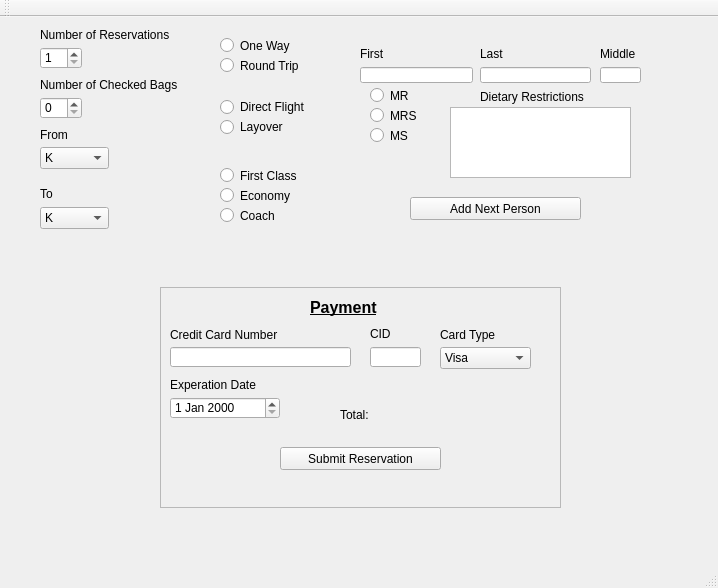
<?xml version="1.0" encoding="UTF-8"?>
<ui version="4.0">
 <class>SecureGuiClass</class>
 <widget class="QMainWindow" name="SecureGuiClass">
  <property name="geometry">
   <rect>
    <x>0</x>
    <y>0</y>
    <width>718</width>
    <height>588</height>
   </rect>
  </property>
  <property name="windowTitle">
   <string>SecureGui</string>
  </property>
  <widget class="QWidget" name="centralWidget">
   <widget class="QLabel" name="label">
    <property name="geometry">
     <rect>
      <x>40</x>
      <y>10</y>
      <width>151</width>
      <height>16</height>
     </rect>
    </property>
    <property name="text">
     <string>Number of Reservations</string>
    </property>
   </widget>
   <widget class="QLabel" name="label_2">
    <property name="geometry">
     <rect>
      <x>40</x>
      <y>60</y>
      <width>161</width>
      <height>16</height>
     </rect>
    </property>
    <property name="text">
     <string>Number of Checked Bags</string>
    </property>
   </widget>
   <widget class="QSpinBox" name="spinBox">
    <property name="geometry">
     <rect>
      <x>40</x>
      <y>30</y>
      <width>42</width>
      <height>22</height>
     </rect>
    </property>
    <property name="minimum">
     <number>1</number>
    </property>
   </widget>
   <widget class="QSpinBox" name="spinBox_2">
    <property name="geometry">
     <rect>
      <x>40</x>
      <y>80</y>
      <width>42</width>
      <height>22</height>
     </rect>
    </property>
    <property name="minimum">
     <number>0</number>
    </property>
    <property name="maximum">
     <number>6</number>
    </property>
   </widget>
   <widget class="QRadioButton" name="firstRadioButton">
    <property name="geometry">
     <rect>
      <x>220</x>
      <y>150</y>
      <width>101</width>
      <height>17</height>
     </rect>
    </property>
    <property name="text">
     <string>First Class</string>
    </property>
   </widget>
   <widget class="QRadioButton" name="economyRadioButton">
    <property name="geometry">
     <rect>
      <x>220</x>
      <y>170</y>
      <width>81</width>
      <height>17</height>
     </rect>
    </property>
    <property name="text">
     <string>Economy</string>
    </property>
   </widget>
   <widget class="QRadioButton" name="coachRadioButton">
    <property name="geometry">
     <rect>
      <x>220</x>
      <y>190</y>
      <width>70</width>
      <height>17</height>
     </rect>
    </property>
    <property name="text">
     <string>Coach</string>
    </property>
   </widget>
   <widget class="QLabel" name="label_3">
    <property name="geometry">
     <rect>
      <x>40</x>
      <y>110</y>
      <width>101</width>
      <height>16</height>
     </rect>
    </property>
    <property name="text">
     <string>From</string>
    </property>
   </widget>
   <widget class="QWidget" name="widget" native="true">
    <property name="geometry">
     <rect>
      <x>360</x>
      <y>20</y>
      <width>291</width>
      <height>231</height>
     </rect>
    </property>
    <widget class="QLabel" name="label_5">
     <property name="geometry">
      <rect>
       <x>0</x>
       <y>10</y>
       <width>47</width>
       <height>13</height>
      </rect>
     </property>
     <property name="text">
      <string>First</string>
     </property>
    </widget>
    <widget class="QLineEdit" name="lineEdit">
     <property name="geometry">
      <rect>
       <x>0</x>
       <y>30</y>
       <width>113</width>
       <height>16</height>
      </rect>
     </property>
     <property name="maxLength">
      <number>20</number>
     </property>
    </widget>
    <widget class="QLabel" name="label_6">
     <property name="geometry">
      <rect>
       <x>120</x>
       <y>10</y>
       <width>47</width>
       <height>13</height>
      </rect>
     </property>
     <property name="text">
      <string>Last</string>
     </property>
    </widget>
    <widget class="QLineEdit" name="lineEdit_2">
     <property name="geometry">
      <rect>
       <x>120</x>
       <y>30</y>
       <width>111</width>
       <height>16</height>
      </rect>
     </property>
     <property name="maxLength">
      <number>20</number>
     </property>
    </widget>
    <widget class="QLabel" name="label_7">
     <property name="geometry">
      <rect>
       <x>240</x>
       <y>10</y>
       <width>47</width>
       <height>13</height>
      </rect>
     </property>
     <property name="text">
      <string>Middle</string>
     </property>
    </widget>
    <widget class="QLineEdit" name="lineEdit_3">
     <property name="geometry">
      <rect>
       <x>240</x>
       <y>30</y>
       <width>41</width>
       <height>16</height>
      </rect>
     </property>
     <property name="maxLength">
      <number>1</number>
     </property>
    </widget>
    <widget class="QRadioButton" name="radioButton_3">
     <property name="geometry">
      <rect>
       <x>10</x>
       <y>50</y>
       <width>82</width>
       <height>17</height>
      </rect>
     </property>
     <property name="text">
      <string>MR</string>
     </property>
    </widget>
    <widget class="QRadioButton" name="radioButton_4">
     <property name="geometry">
      <rect>
       <x>10</x>
       <y>70</y>
       <width>82</width>
       <height>17</height>
      </rect>
     </property>
     <property name="text">
      <string>MRS</string>
     </property>
    </widget>
    <widget class="QRadioButton" name="radioButton_5">
     <property name="geometry">
      <rect>
       <x>10</x>
       <y>90</y>
       <width>82</width>
       <height>17</height>
      </rect>
     </property>
     <property name="text">
      <string>MS</string>
     </property>
    </widget>
    <widget class="QLabel" name="label_8">
     <property name="geometry">
      <rect>
       <x>120</x>
       <y>50</y>
       <width>141</width>
       <height>20</height>
      </rect>
     </property>
     <property name="text">
      <string>Dietary Restrictions</string>
     </property>
    </widget>
    <widget class="QPlainTextEdit" name="plainTextEdit">
     <property name="geometry">
      <rect>
       <x>90</x>
       <y>70</y>
       <width>181</width>
       <height>71</height>
      </rect>
     </property>
    </widget>
    <widget class="QPushButton" name="pushButton">
     <property name="geometry">
      <rect>
       <x>50</x>
       <y>160</y>
       <width>171</width>
       <height>23</height>
      </rect>
     </property>
     <property name="text">
      <string>Add Next Person</string>
     </property>
    </widget>
   </widget>
   <widget class="QFrame" name="frame">
    <property name="geometry">
     <rect>
      <x>160</x>
      <y>270</y>
      <width>401</width>
      <height>221</height>
     </rect>
    </property>
    <property name="frameShape">
     <enum>QFrame::StyledPanel</enum>
    </property>
    <property name="frameShadow">
     <enum>QFrame::Raised</enum>
    </property>
    <widget class="QLabel" name="label_9">
     <property name="geometry">
      <rect>
       <x>150</x>
       <y>0</y>
       <width>251</width>
       <height>41</height>
      </rect>
     </property>
     <property name="text">
      <string>&lt;!DOCTYPE HTML PUBLIC &quot;-//W3C//DTD HTML 4.0//EN&quot; &quot;http://www.w3.org/TR/REC-html40/strict.dtd&quot;&gt;
&lt;html&gt;&lt;head&gt;&lt;meta name=&quot;qrichtext&quot; content=&quot;1&quot; /&gt;&lt;style type=&quot;text/css&quot;&gt;
p, li { white-space: pre-wrap; }
&lt;/style&gt;&lt;/head&gt;&lt;body style=&quot; font-family:'MS Shell Dlg 2'; font-size:8pt; font-weight:400; font-style:normal;&quot;&gt;
&lt;p style=&quot; margin-top:0px; margin-bottom:0px; margin-left:0px; margin-right:0px; -qt-block-indent:0; text-indent:0px;&quot;&gt;&lt;span style=&quot; font-size:12pt; font-weight:600; text-decoration: underline;&quot;&gt;Payment&lt;/span&gt;&lt;/p&gt;&lt;/body&gt;&lt;/html&gt;</string>
     </property>
    </widget>
    <widget class="QLabel" name="label_10">
     <property name="geometry">
      <rect>
       <x>10</x>
       <y>40</y>
       <width>131</width>
       <height>16</height>
      </rect>
     </property>
     <property name="text">
      <string>Credit Card Number</string>
     </property>
    </widget>
    <widget class="QLineEdit" name="lineEdit_4">
     <property name="geometry">
      <rect>
       <x>10</x>
       <y>60</y>
       <width>181</width>
       <height>20</height>
      </rect>
     </property>
     <property name="maxLength">
      <number>16</number>
     </property>
    </widget>
    <widget class="QLabel" name="label_11">
     <property name="geometry">
      <rect>
       <x>210</x>
       <y>40</y>
       <width>47</width>
       <height>13</height>
      </rect>
     </property>
     <property name="text">
      <string>CID</string>
     </property>
    </widget>
    <widget class="QLineEdit" name="lineEdit_5">
     <property name="geometry">
      <rect>
       <x>210</x>
       <y>60</y>
       <width>51</width>
       <height>20</height>
      </rect>
     </property>
     <property name="maxLength">
      <number>3</number>
     </property>
    </widget>
    <widget class="QLabel" name="label_12">
     <property name="geometry">
      <rect>
       <x>10</x>
       <y>90</y>
       <width>91</width>
       <height>16</height>
      </rect>
     </property>
     <property name="text">
      <string>Experation Date</string>
     </property>
    </widget>
    <widget class="QDateEdit" name="dateEdit">
     <property name="geometry">
      <rect>
       <x>10</x>
       <y>110</y>
       <width>110</width>
       <height>22</height>
      </rect>
     </property>
    </widget>
    <widget class="QLabel" name="label_13">
     <property name="geometry">
      <rect>
       <x>180</x>
       <y>120</y>
       <width>91</width>
       <height>16</height>
      </rect>
     </property>
     <property name="text">
      <string>Total: </string>
     </property>
    </widget>
    <widget class="QComboBox" name="comboBox_3">
     <property name="geometry">
      <rect>
       <x>280</x>
       <y>60</y>
       <width>91</width>
       <height>22</height>
      </rect>
     </property>
     <item>
      <property name="text">
       <string>Visa</string>
      </property>
     </item>
     <item>
      <property name="text">
       <string>American Express</string>
      </property>
     </item>
     <item>
      <property name="text">
       <string>Master</string>
      </property>
     </item>
    </widget>
    <widget class="QLabel" name="label_14">
     <property name="geometry">
      <rect>
       <x>280</x>
       <y>40</y>
       <width>61</width>
       <height>16</height>
      </rect>
     </property>
     <property name="text">
      <string>Card Type</string>
     </property>
    </widget>
    <widget class="QPushButton" name="pushButton_2">
     <property name="geometry">
      <rect>
       <x>120</x>
       <y>160</y>
       <width>161</width>
       <height>23</height>
      </rect>
     </property>
     <property name="text">
      <string>Submit Reservation</string>
     </property>
    </widget>
   </widget>
   <widget class="QComboBox" name="comboBox">
    <property name="geometry">
     <rect>
      <x>40</x>
      <y>130</y>
      <width>69</width>
      <height>22</height>
     </rect>
    </property>
    <item>
     <property name="text">
      <string>K</string>
     </property>
    </item>
    <item>
     <property name="text">
      <string>NS</string>
     </property>
    </item>
    <item>
     <property name="text">
      <string>PA</string>
     </property>
    </item>
    <item>
     <property name="text">
      <string>PB</string>
     </property>
    </item>
    <item>
     <property name="text">
      <string>PF</string>
     </property>
    </item>
    <item>
     <property name="text">
      <string>PG</string>
     </property>
    </item>
    <item>
     <property name="text">
      <string>PH</string>
     </property>
    </item>
    <item>
     <property name="text">
      <string>PJ</string>
     </property>
    </item>
    <item>
     <property name="text">
      <string>PL</string>
     </property>
    </item>
    <item>
     <property name="text">
      <string>PM</string>
     </property>
    </item>
    <item>
     <property name="text">
      <string>PO</string>
     </property>
    </item>
    <item>
     <property name="text">
      <string>PP</string>
     </property>
    </item>
    <item>
     <property name="text">
      <string>PW</string>
     </property>
    </item>
    <item>
     <property name="text">
      <string>TI</string>
     </property>
    </item>
    <item>
     <property name="text">
      <string>TJ</string>
     </property>
    </item>
   </widget>
   <widget class="QLabel" name="label_15">
    <property name="geometry">
     <rect>
      <x>40</x>
      <y>170</y>
      <width>47</width>
      <height>13</height>
     </rect>
    </property>
    <property name="text">
     <string>To</string>
    </property>
   </widget>
   <widget class="QComboBox" name="comboBox_2">
    <property name="geometry">
     <rect>
      <x>40</x>
      <y>190</y>
      <width>69</width>
      <height>22</height>
     </rect>
    </property>
    <item>
     <property name="text">
      <string>K</string>
     </property>
    </item>
    <item>
     <property name="text">
      <string>NS</string>
     </property>
    </item>
    <item>
     <property name="text">
      <string>PA</string>
     </property>
    </item>
    <item>
     <property name="text">
      <string>PB</string>
     </property>
    </item>
    <item>
     <property name="text">
      <string>PF</string>
     </property>
    </item>
    <item>
     <property name="text">
      <string>PG</string>
     </property>
    </item>
    <item>
     <property name="text">
      <string>PH</string>
     </property>
    </item>
    <item>
     <property name="text">
      <string>PJ</string>
     </property>
    </item>
    <item>
     <property name="text">
      <string>PL</string>
     </property>
    </item>
    <item>
     <property name="text">
      <string>PM</string>
     </property>
    </item>
    <item>
     <property name="text">
      <string>PO</string>
     </property>
    </item>
    <item>
     <property name="text">
      <string>PP</string>
     </property>
    </item>
    <item>
     <property name="text">
      <string>PW</string>
     </property>
    </item>
    <item>
     <property name="text">
      <string>TI</string>
     </property>
    </item>
    <item>
     <property name="text">
      <string>TJ</string>
     </property>
    </item>
   </widget>
   <widget class="QWidget" name="widget_2" native="true">
    <property name="geometry">
     <rect>
      <x>210</x>
      <y>70</y>
      <width>120</width>
      <height>61</height>
     </rect>
    </property>
    <widget class="QRadioButton" name="radioButton_6">
     <property name="geometry">
      <rect>
       <x>10</x>
       <y>10</y>
       <width>95</width>
       <height>20</height>
      </rect>
     </property>
     <property name="text">
      <string>Direct Flight</string>
     </property>
    </widget>
    <widget class="QRadioButton" name="radioButton_7">
     <property name="geometry">
      <rect>
       <x>10</x>
       <y>30</y>
       <width>95</width>
       <height>20</height>
      </rect>
     </property>
     <property name="text">
      <string>Layover</string>
     </property>
    </widget>
   </widget>
   <widget class="QWidget" name="widget_3" native="true">
    <property name="geometry">
     <rect>
      <x>210</x>
      <y>10</y>
      <width>120</width>
      <height>51</height>
     </rect>
    </property>
    <widget class="QRadioButton" name="radioButton">
     <property name="geometry">
      <rect>
       <x>10</x>
       <y>10</y>
       <width>82</width>
       <height>17</height>
      </rect>
     </property>
     <property name="text">
      <string>One Way</string>
     </property>
    </widget>
    <widget class="QRadioButton" name="radioButton_2">
     <property name="geometry">
      <rect>
       <x>10</x>
       <y>30</y>
       <width>101</width>
       <height>17</height>
      </rect>
     </property>
     <property name="text">
      <string>Round Trip</string>
     </property>
    </widget>
   </widget>
  </widget>
  <widget class="QMenuBar" name="menuBar">
   <property name="geometry">
    <rect>
     <x>0</x>
     <y>0</y>
     <width>718</width>
     <height>21</height>
    </rect>
   </property>
  </widget>
  <widget class="QToolBar" name="mainToolBar">
   <attribute name="toolBarArea">
    <enum>TopToolBarArea</enum>
   </attribute>
   <attribute name="toolBarBreak">
    <bool>false</bool>
   </attribute>
  </widget>
  <widget class="QStatusBar" name="statusBar"/>
 </widget>
 <layoutdefault spacing="6" margin="11"/>
 <resources>
  <include location="SecureGui.qrc"/>
 </resources>
 <connections/>
</ui>
